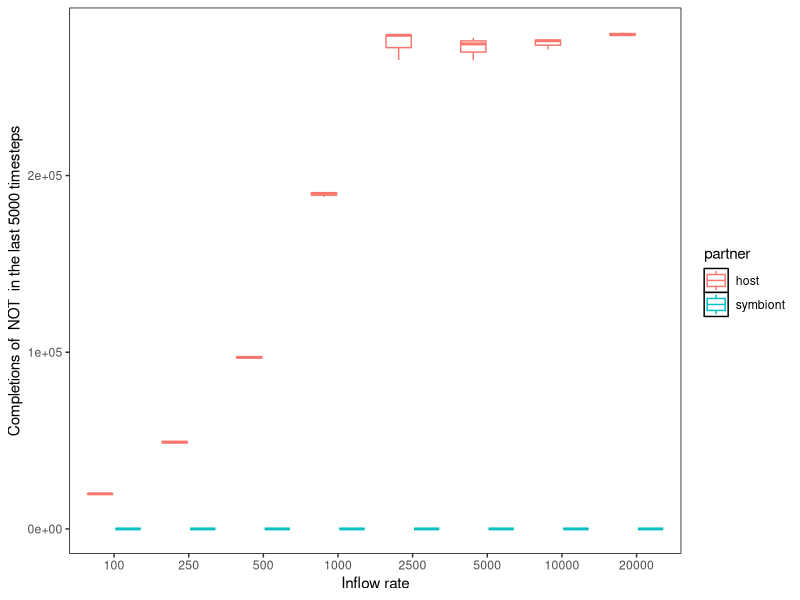
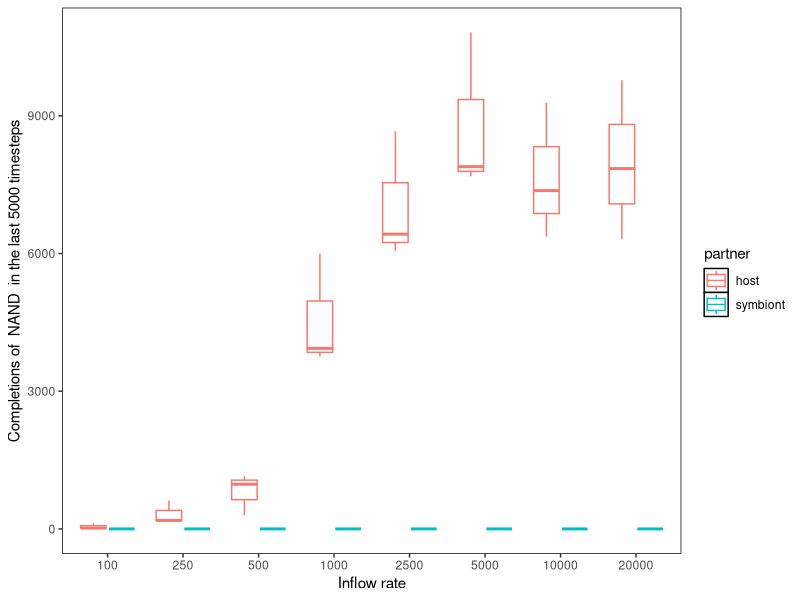
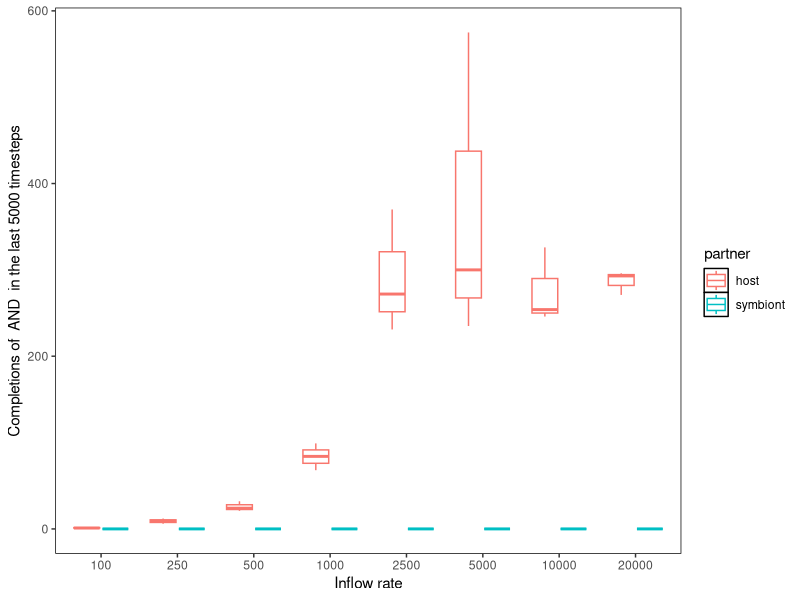
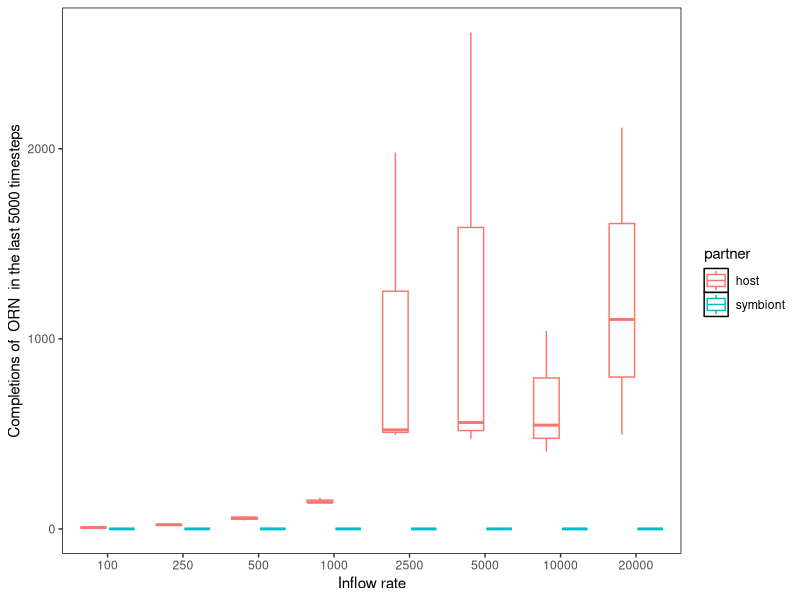
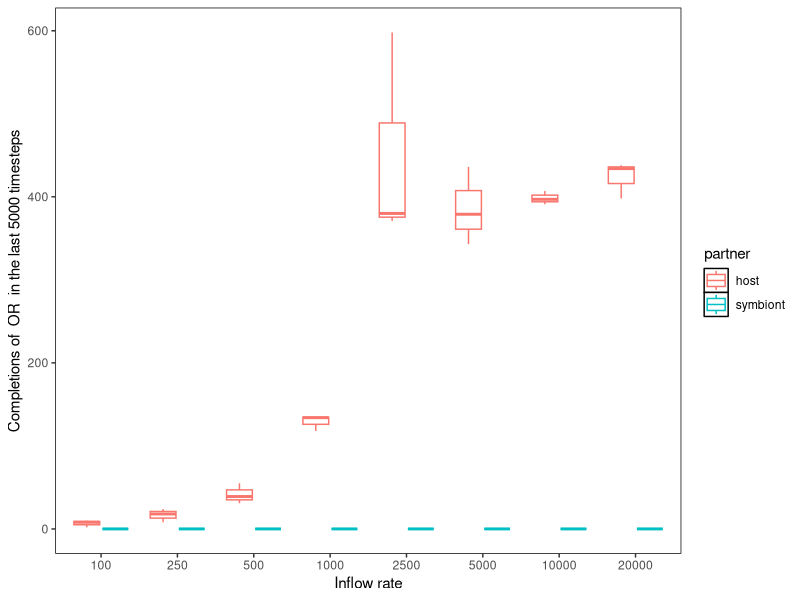
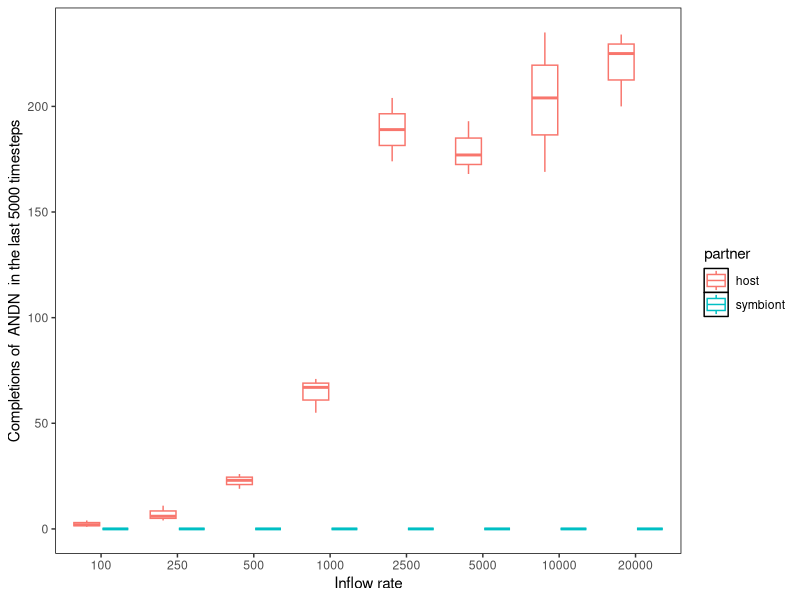
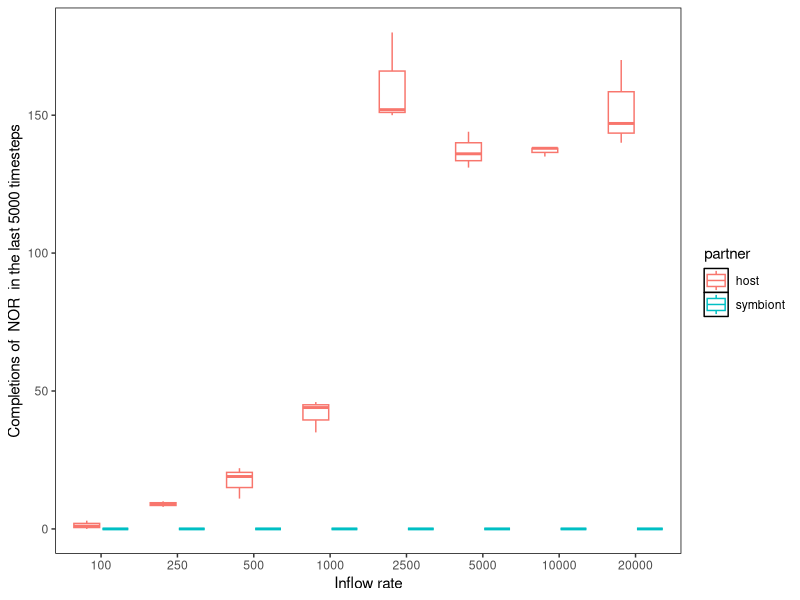
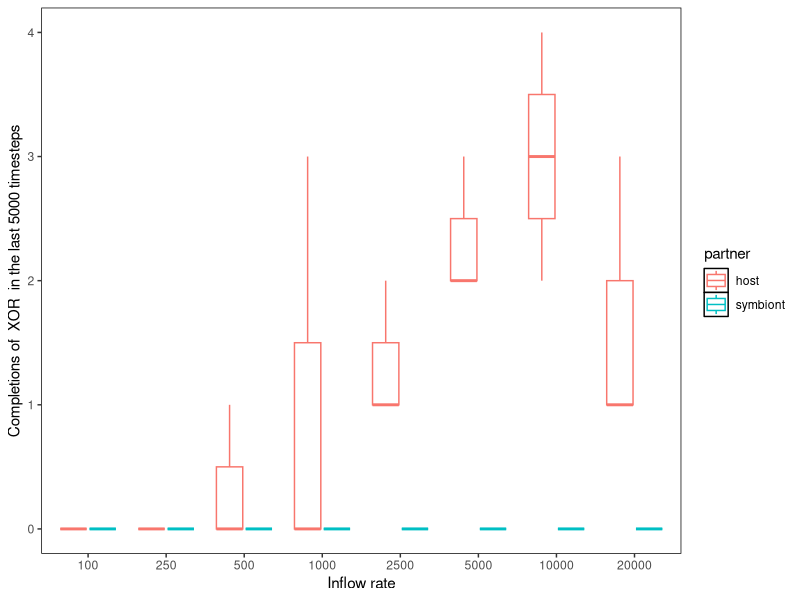

These charts were generated, in order, by the following R code:
require(ggplot2)
library(viridis)

#Set your working directory to the Analysis folder for your project

#Read in the data
initial_data <- read.csv("munged_tasks.csv", h=T)
final_update <- subset(initial_data, update == "50000")

plot <- function(name, task) {
    #Plot the host and symbiont interaction values by vertical transmission rate
    ggplot(data=final_update, aes(x=factor(as.character(inflow), levels=unique(inflow)), y={{ name }}, color=partner)) +
    	geom_boxplot(alpha=0.5, outlier.size=0, orientation="x") +
        ylab(paste("Completions of ", task, " in the last 5000 timesteps")) +
    	xlab("Inflow rate") +
    	theme(panel.background = element_rect(fill='white', colour='black')) +
    	theme(panel.grid.major = element_blank(), panel.grid.minor = element_blank()) +
    	guides(fill=FALSE)
    	#ylim(0,400000) +
    	#scale_color_manual(name="", values=viridis(2))
    	#facet_wrap(~inflow)
}

plot(task_NOT, "NOT")
plot(task_NAND, "NAND")
plot(task_AND, "AND")
plot(task_ORN, "ORN")
plot(task_OR, "OR")
plot(task_ANDN, "ANDN")
plot(task_NOR, "NOR")
plot(task_XOR, "XOR")
plot(task_EQU, "EQU")
